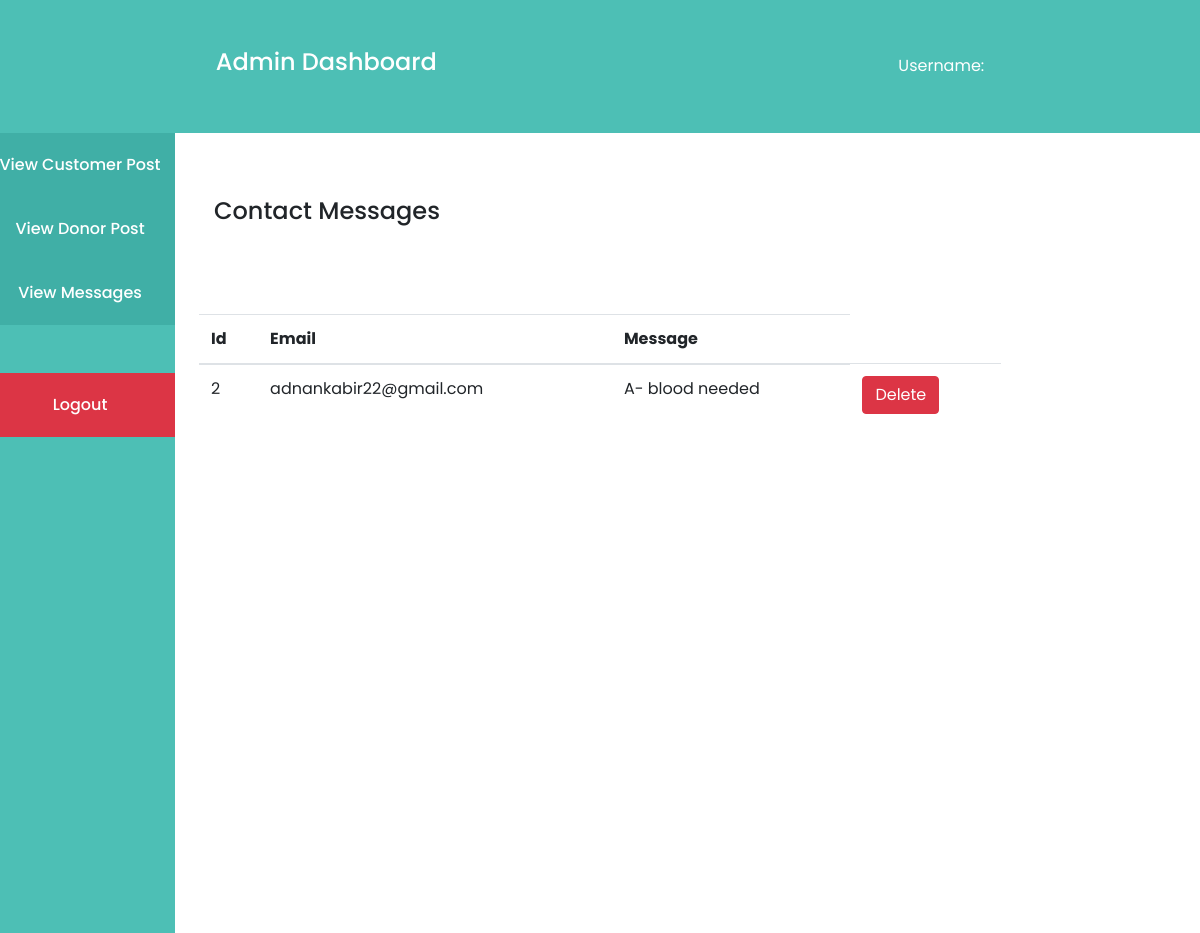
Screenshot of /admin_view_message.php with the database file from the repository.
### tables this page shows
CREATE TABLE `contact_us` (
  `id` int(11) NOT NULL,
  `email` varchar(100) NOT NULL,
  `message` text NOT NULL
);

### admin_view_message.php (the view, shortened to what this page needs)
<?php
require "includes/header.php";
require_once "includes/db.php";
require "dashboard_content/admin_dashboard_header.php";
$query = "SELECT * FROM `contact_us`";
$result = mysqli_query($conn, $query);
?>
<div class="container_fluid">
    <div class="row">
        <?php
        require "dashboard_content/admin_dashboard_menu.php";
        ?>
        <div class="col-md-8 p-4">
            <div class="section-header mb-5">
                <h1>Contact Messages</h1>
            </div>
            <div class="dashboard-content pt-2">
                <div class="row">
                    <table class="table mt-4">
                        <thead class="thead">
                            <tr>
                                <th>Id</th>
                                <th>Email</th>
                                <th>Message</th>
                            </tr>
                        </thead>
                        <tbody>
                            <?php
                            foreach ($result as $row) :
                            ?>
                                <tr>
                                    <td><?= $row['id'] ?></td>
                                    <td><?= $row['email'] ?></td>
                                    <td><?= $row['message'] ?></td>
                                    <td>
                                        <button type="button" class="btn btn-danger" data-toggle="modal" data-target="#delete">
                                            Delete
                                        </button>
                                    </td>
                                </tr>
                            <?php
                            endforeach
                            ?>
                        </tbody>
                    </table>
                </div>
            </div>
        </div>
    </div>
</div>
<?php
require "includes/footer.php";
?>

### includes/style.css (style rules this page uses)
:root { --primary: #4DBFB5; }
* { margin: 0; padding: 0; list-style: none; }
body { font-family: 'Poppins', sans-serif; overflow-x: hidden; }
.section-header { margin-top: 40px; }
.section-header h1 { font-size: 24px; }
.row>[class*=col-] { display: flex; flex-direction: column; flex-grow: 1; }

### rows the page displays
contact_us: id "2", email "adnankabir22@gmail.com", message "A- blood needed"
